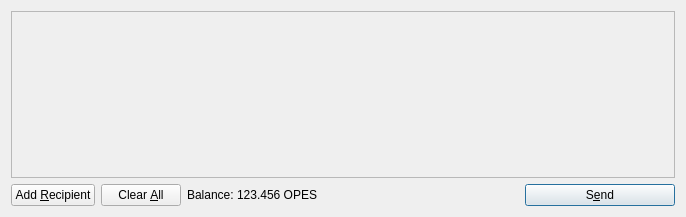
<?xml version="1.0" encoding="UTF-8"?>
<ui version="4.0">
 <class>SendCoinsDialog</class>
 <widget class="QDialog" name="SendCoinsDialog">
  <property name="geometry">
   <rect>
    <x>0</x>
    <y>0</y>
    <width>686</width>
    <height>217</height>
   </rect>
  </property>
  <property name="windowTitle">
   <string>Send Coins</string>
  </property>
  <layout class="QVBoxLayout" name="verticalLayout">
   <item>
    <widget class="QScrollArea" name="scrollArea">
     <property name="widgetResizable">
      <bool>true</bool>
     </property>
     <widget class="QWidget" name="scrollAreaWidgetContents">
      <property name="geometry">
       <rect>
        <x>0</x>
        <y>0</y>
        <width>666</width>
        <height>165</height>
       </rect>
      </property>
      <layout class="QVBoxLayout" name="verticalLayout_2">
       <property name="margin">
        <number>0</number>
       </property>
       <item>
        <layout class="QVBoxLayout" name="entries">
         <property name="spacing">
          <number>6</number>
         </property>
        </layout>
       </item>
       <item>
        <spacer name="verticalSpacer">
         <property name="orientation">
          <enum>Qt::Vertical</enum>
         </property>
         <property name="sizeHint" stdset="0">
          <size>
           <width>20</width>
           <height>40</height>
          </size>
         </property>
        </spacer>
       </item>
      </layout>
     </widget>
    </widget>
   </item>
   <item>
    <layout class="QHBoxLayout" name="horizontalLayout">
     <item>
      <widget class="QPushButton" name="addButton">
       <property name="toolTip">
        <string>Send to multiple recipients at once</string>
       </property>
       <property name="text">
        <string>Add &amp;Recipient</string>
       </property>
       <property name="icon">
        <iconset resource="../bitcoin.qrc">
         <normaloff>:/icons/add</normaloff>:/icons/add</iconset>
       </property>
       <property name="autoDefault">
        <bool>false</bool>
       </property>
      </widget>
     </item>
     <item>
      <widget class="QPushButton" name="clearButton">
       <property name="sizePolicy">
        <sizepolicy hsizetype="Minimum" vsizetype="Fixed">
         <horstretch>0</horstretch>
         <verstretch>0</verstretch>
        </sizepolicy>
       </property>
       <property name="toolTip">
        <string>Remove all transaction fields</string>
       </property>
       <property name="text">
        <string>Clear &amp;All</string>
       </property>
       <property name="icon">
        <iconset resource="../bitcoin.qrc">
         <normaloff>:/icons/remove</normaloff>:/icons/remove</iconset>
       </property>
       <property name="autoRepeatDelay">
        <number>300</number>
       </property>
       <property name="autoDefault">
        <bool>false</bool>
       </property>
      </widget>
     </item>
     <item>
      <layout class="QHBoxLayout" name="horizontalLayout_2">
       <property name="spacing">
        <number>3</number>
       </property>
       <item>
        <widget class="QLabel" name="label">
         <property name="text">
          <string>Balance:</string>
         </property>
        </widget>
       </item>
       <item>
        <widget class="QLabel" name="labelBalance">
         <property name="cursor">
          <cursorShape>IBeamCursor</cursorShape>
         </property>
         <property name="text">
          <string>123.456 OPES</string>
         </property>
         <property name="textInteractionFlags">
          <set>Qt::LinksAccessibleByMouse|Qt::TextSelectableByKeyboard|Qt::TextSelectableByMouse</set>
         </property>
        </widget>
       </item>
      </layout>
     </item>
     <item>
      <spacer name="horizontalSpacer">
       <property name="orientation">
        <enum>Qt::Horizontal</enum>
       </property>
       <property name="sizeHint" stdset="0">
        <size>
         <width>40</width>
         <height>20</height>
        </size>
       </property>
      </spacer>
     </item>
     <item>
      <widget class="QPushButton" name="sendButton">
       <property name="minimumSize">
        <size>
         <width>150</width>
         <height>0</height>
        </size>
       </property>
       <property name="toolTip">
        <string>Confirm the send action</string>
       </property>
       <property name="text">
        <string>S&amp;end</string>
       </property>
       <property name="icon">
        <iconset resource="../bitcoin.qrc">
         <normaloff>:/icons/send</normaloff>:/icons/send</iconset>
       </property>
       <property name="default">
        <bool>true</bool>
       </property>
      </widget>
     </item>
    </layout>
   </item>
  </layout>
 </widget>
 <resources>
  <include location="../bitcoin.qrc"/>
 </resources>
 <connections/>
</ui>
